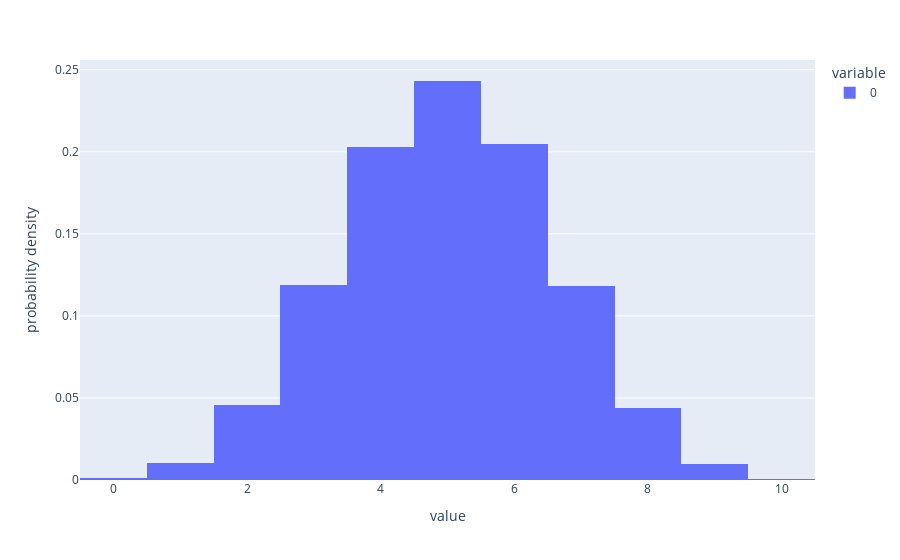

Notebook source saved alongside this figure:
### Code cell


### Figure 1 — Plotly figure (JSON) as saved in the notebook; plotly's stock layout.template omitted (floating-point values rounded to 4 significant figures; data arrays with more than 128 entries replaced by an {"elided": "..."} marker saying what was removed)
{"data": [{"alignmentgroup": "True", "bingroup": "x", "histnorm": "probability density", "hovertemplate": "variable=0<br>value=%{x}<br>probability density=%{y}<extra></extra>", "legendgroup": "0", "marker": {"color": "#636efa", "pattern": {"shape": ""}}, "name": "0", "offsetgroup": "0", "orientation": "v", "showlegend": true, "type": "histogram", "x": {"elided": "100001 int values"}, "xaxis": "x", "yaxis": "y"}], "layout": {"barmode": "relative", "legend": {"title": {"text": "variable"}, "tracegroupgap": 0}, "margin": {"t": 60}, "xaxis": {"anchor": "y", "domain": [0, 1], "title": {"text": "value"}}, "yaxis": {"anchor": "x", "domain": [0, 1], "title": {"text": "probability density"}}}}
